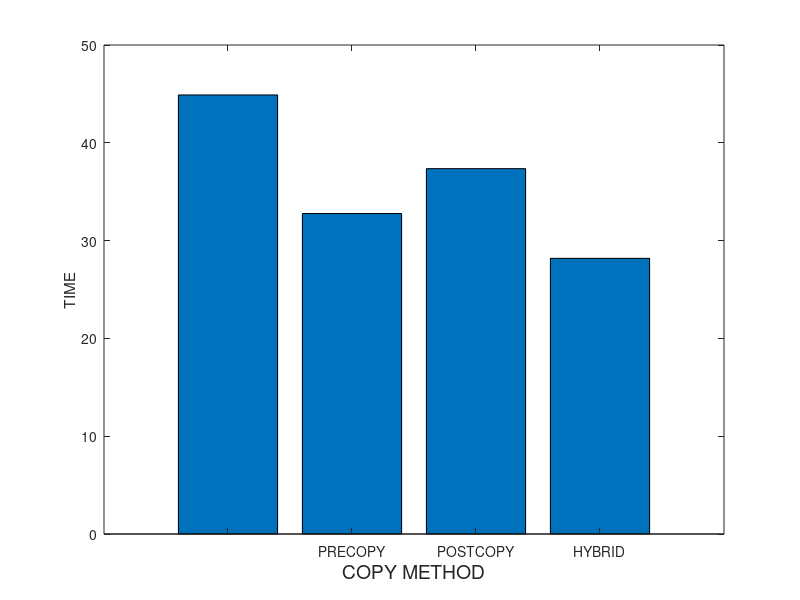
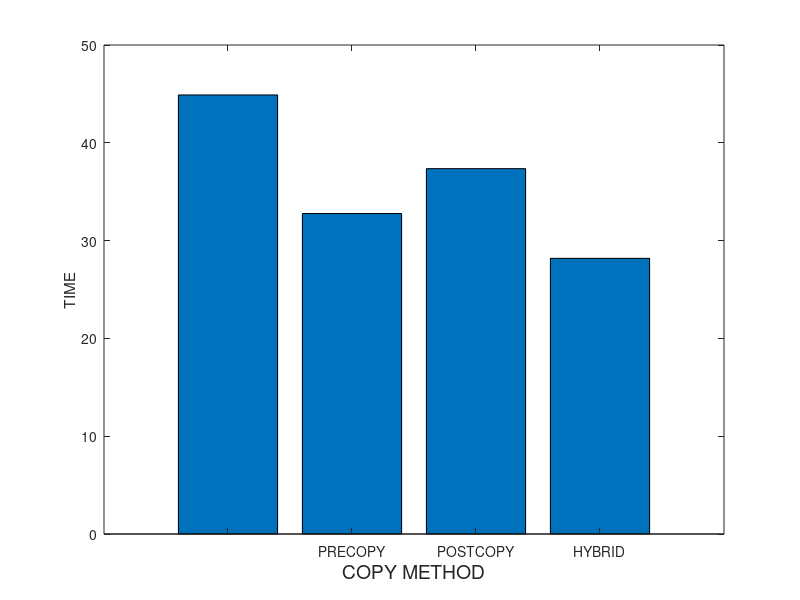
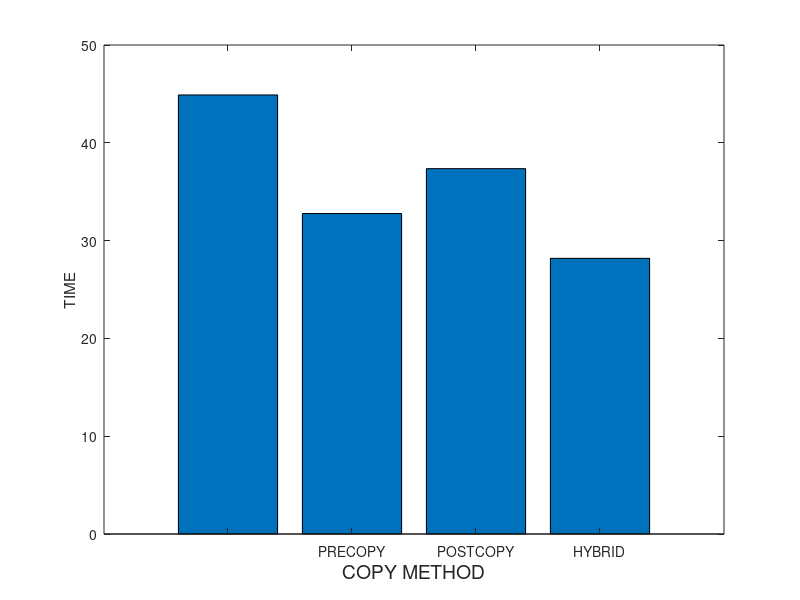
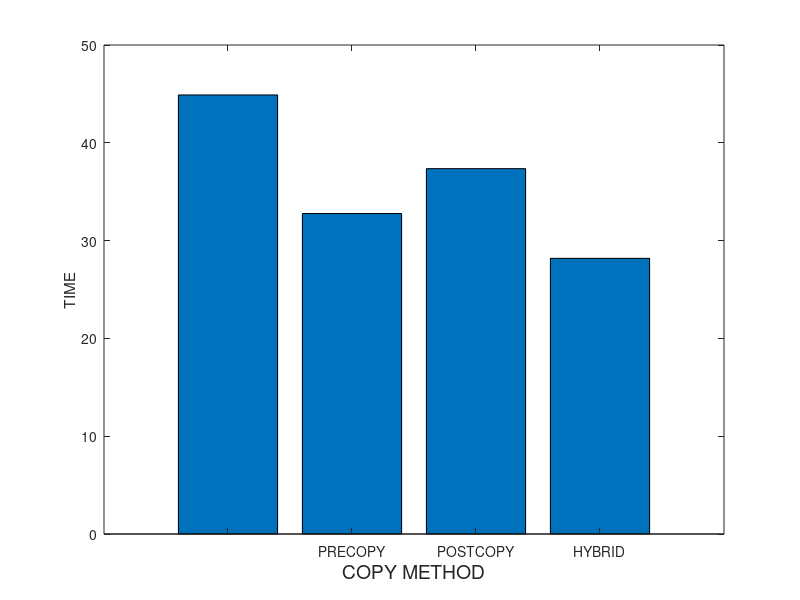

Reproduce these figures in MATLAB, in order.
% basic hybrid copy migration
% memory size in MB
r = 4096
r *= 1024 % convert to KB

% bandwidth in gbps
b = 1000 
b = b * 1024/8 % convert to KB

% page dirty rate in percent (%): against to total memory pages
dirtyrate = 14 
dirtyrate /= 100

readrate = 14
readrate /= 100

pagesize = 4 % in KB
numpages = r / pagesize

% delta compression rate
comp = 0.5 

% amount of CPU and device states in KB 
scinfo = 100

% working set size in number of pages
wss = numpages * 0.25

% 0: zero, 1: read, 2: dirtied, 3: inactive data
mem = zeros(1, numpages);

% prediction accuracy 0 through 1
acc = 1
%acc = 0

totaltime = 0;
downtime = 0;
totaldata = 0;

A = zeros(4, 3);

%%%%%%%%%%%%%%%%%%%%%%%%%%%%%%
% precopy migration
%%%%%%%%%%%%%%%%%%%%%%%%%%%%%%
fprintf('\n')
disp('==================== Precopy migration ====================')
% iterations
present = numpages
iter = 0
while present > 50 && iter < 29 && totaldata < 4*r
	pretime = present / b
	totaltime += pretime
	totaldata += present
	present = numpages * dirtyrate
	%dirts = wss * dirtyrate
	iter += 1
end

% stop-and-copy phase
% stop conditions: 29 iterations, 50 pages, 4 memory size sent
scsent = scinfo + present * pagesize
downtime = scsent / b
totaltime += downtime
totaldata += scsent

% network fault rate
NFR = 0

A (1, 1) = totaltime;
A (1, 2) = downtime;
A (1, 3) = totaldata;

%%%%%%%%%%%%%%%%%%%%%%%%%%%%%%
% postcopy migration
%%%%%%%%%%%%%%%%%%%%%%%%%%%%%%
fprintf('\n')
disp('===================== Postcopy migration ======================')
totaltime = 0;
downtime = 0;
totaldata = 0;

% stop-and-copy phase
scsent = scinfo
downtime = scsent / b
totaltime += downtime
totaldata += scsent

% prepaging (bubbling) and on-demand paging
postsent = r
posttime = postsent/b
totaltime += posttime
totaldata += postsent
% network fault rate
NFR = 0.2

A (2, 1) = totaltime;
A (2, 2) = downtime;
A (2, 3) = totaldata;

%%%%%%%%%%%%%%%%%%%%%%%%%%%%%%
% hybrid copy migration
%%%%%%%%%%%%%%%%%%%%%%%%%%%%%%
fprintf('\n')
disp('==================== Hybrid copy migration ====================')
totaltime = 0;
downtime = 0;
totaldata = 0;

% precopy phase: single iteration
present = r
pretime = present / b
totaltime += pretime
totaldata += present

% stop-and-copy phase
bitmapsize = 500 % KB
scsent = scinfo + bitmapsize
downtime = scsent / b
totaltime += downtime
totaldata += scsent

% postcopy phase: prepaging (bubbling) and on-demand paging
%dirts = wss * dirtyrate
dirts = numpages * dirtyrate
postsent = dirts * pagesize
posttime = postsent/b
totaltime += posttime
totaldata += postsent
% network fault rate
NFR = 0.2

A (3, 1) = totaltime;
A (3, 2) = downtime;
A (3, 3) = totaldata;

%%%%%%%%%%%%%%%%%%%%%%%%%%%%%%
% proactive hybrid copy migration
%%%%%%%%%%%%%%%%%%%%%%%%%%%%%%
%disp(char(10))
fprintf('\n')
disp('=============== Proactive hybrid copy migration ================')
totaltime = 0;
downtime = 0;
totaldata = 0;

% precopy phase
% LRU, PFR

% scan the dirtied pages
% for dirtied pages
% 	mark dirtied (1)
% 	mem(random (1, wss * 0.1))	
randperm(int64(wss * 0.1));
% for read pages
% 	mark read (2)
% 	mem (random (wss * 0.1, wss * 0.2))

% for pages
% 	predict read/write

% send the pages most likely to be read and least likely to be dirtied
% do not send the pages most likely to be dirtied
% construct queue with the order of p1/p2
%reads = numpages * 0.4 
% total read rate = wss * read_rate = 0.25 * 0.16 = 0.04 (4%)
%read_rate = 0.16
%read_rate = 0.04 % 4% of total memory
% total write rate = wss * write_rate = 0.25 * 0.16 = 0.04 (4%)
%write_rate = 0.16
%write_rate = 0.04 % 4% of total memory
% simple case: readonly pages (RO) - zero dirtied pages 
%RO = 0.3
pred_pages = numpages * readrate * acc

% LRU
% for LRU queue
% 	mark sent
%	insert the pages into cache and perform delta compression

present = pred_pages * pagesize
pretime = present/b
totaltime += pretime
totaldata += present

% stop-and-copy phase
% send the CPU and device states
bitmapsize = 500 % KB
scsent = scinfo + bitmapsize
downtime = scsent/b
totaltime += downtime
totaldata += scsent

% postcopy phase
postsent = (numpages - pred_pages) * pagesize

% exclude the predicted dirtied pages 
pred_dirts = numpages * dirtyrate * acc
postsent = (numpages - pred_pages - pred_dirts) * pagesize
posttime = postsent/b
totaltime += posttime
totaldata += postsent

% network fault rate
NFR = 0.2

A (4, 1) = totaltime;
A (4, 2) = downtime;
A (4, 3) = totaldata

%%%%%%%%%%%%%%%%%%%%%%%%%%%%%%%%%%%%%%%%%%%%%%%%%%%%%%%
%                     plotting
% precopy
% postcopy
% hybrid
% pro-hybrid
%%%%%%%%%%%%%%%%%%%%%%%%%%%%%%%%%%%%%%%%%%%%%%%%%%%%%%%

prefix = "M4G_R14W14_acc100_r1"

dlmwrite (prefix, A, ' ')

%%%%%%%%%%%%%%%%%%%% total time %%%%%%%%%%%%%%%%%%%%%%
figure;
output = strcat(prefix, ".tt");
%output = prefix
x = ['PRECOPY', 'POSTCOPY', 'HYBRID', 'PRO-HYBRID'];
%x = 1:1:length(A);
%plot(x, A(:,2)/1000000, x, A(:,3)/1000000, '-.*');
%plot(A(:,2));
bar(A(:,1))
set(gca, 'XTickLabel', {'', 'PRECOPY', 'POSTCOPY', 'HYBRID', 'PRO-HYBRID', ''})
xlabel('COPY METHOD', 'FontSize', 14);
ylabel('TIME');
%legend('PRECOPY', 'POSTCOPY', 'HYBRID', 'PRO-HYBRID');
%bar(x, A(:,1))

saveas (1, strcat(output, ".png"));
saveas (1, strcat(output, ".eps"));
saveas (1, strcat(output, ".emf"));

%%%%%%%%%%%%%%%%%%%% downtime %%%%%%%%%%%%%%%%%%%%%%
figure;
output = strcat(prefix, ".dt");

ylabel('TIME');

bar(A(:,2))

saveas (1, strcat(output, ".png"));
saveas (1, strcat(output, ".eps"));
saveas (1, strcat(output, ".emf"));

%%%%%%%%%%%%%%%%%%%% total data %%%%%%%%%%%%%%%%%%%%%%
figure;
output = strcat(prefix, ".td");

ylabel('KB');

bar(A(:,3))

saveas (1, strcat(output, ".png"));
saveas (1, strcat(output, ".eps"));
saveas (1, strcat(output, ".emf"));
